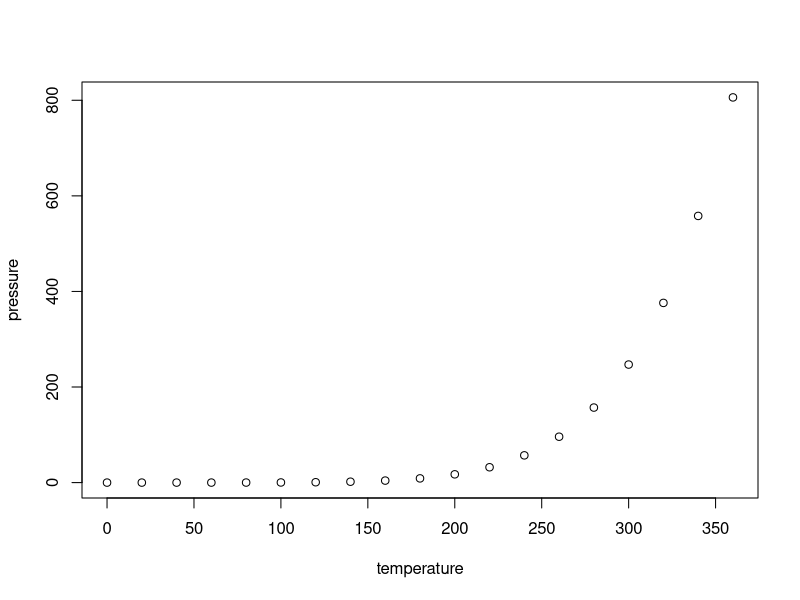
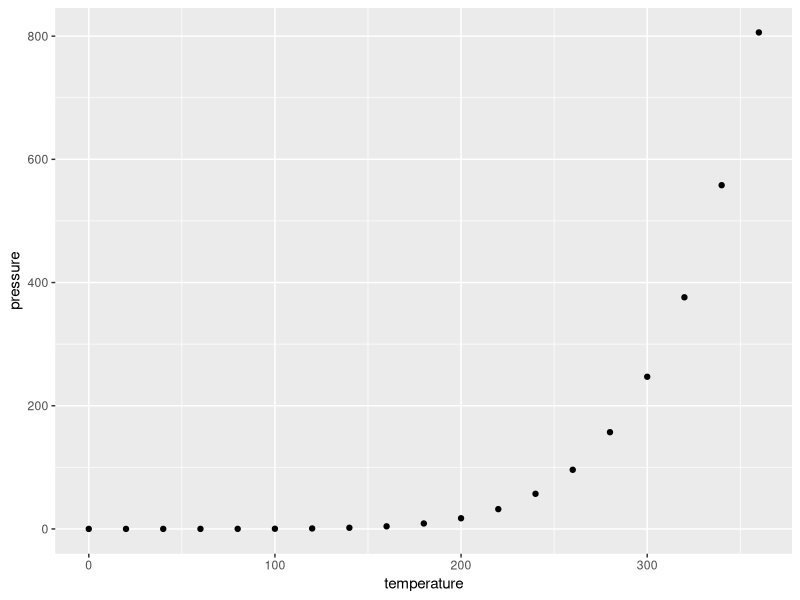

R code for these plots, in order:
## ---- chunk 1
knitr::opts_chunk$set(echo = TRUE)
## ---- chunk 2
summary(cars)
## ---- chunk 3
plot(pressure)
data(pressure)
## ---- chunk 4
library(tidyverse)
pressure %>% ggplot(aes(x=temperature,y=pressure)) + geom_point() 
